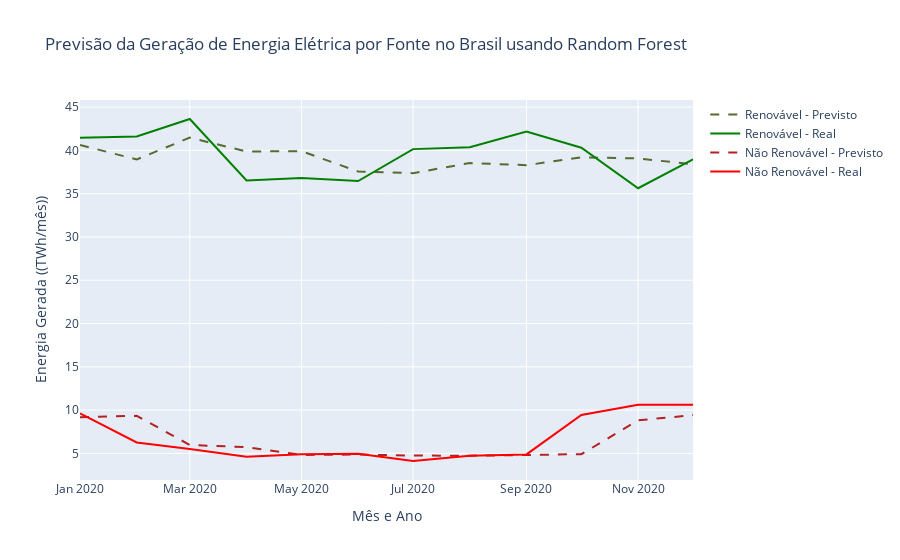

Here is the notebook cell this chart was saved with:
### Code cell
f.plot_results(df, y_val, y_pred_rf, 'Random Forest')

### Figure 1 — Plotly figure (JSON) as saved in the notebook; plotly's stock layout.template omitted (floating-point values rounded to 4 significant figures)
{"data": [{"line": {"color": "darkolivegreen", "dash": "dash", "width": 2}, "mode": "lines", "name": "Renovável - Previsto", "type": "scatter", "x": ["2020-01", "2020-02", "2020-03", "2020-04", "2020-05", "2020-06", "2020-07", "2020-08", "2020-09", "2020-10", "2020-11", "2020-12"], "y": [40.63, 38.96, 41.48, 39.87, 39.92, 37.56, 37.37, 38.54, 38.3, 39.19, 39.08, 38.39]}, {"line": {"color": "green", "width": 2}, "mode": "lines", "name": "Renovável - Real", "type": "scatter", "x": ["2020-01", "2020-02", "2020-03", "2020-04", "2020-05", "2020-06", "2020-07", "2020-08", "2020-09", "2020-10", "2020-11", "2020-12"], "y": [41.46, 41.6, 43.63, 36.53, 36.8, 36.46, 40.15, 40.37, 42.17, 40.31, 35.63, 38.96]}, {"line": {"color": "firebrick", "dash": "dash", "width": 2}, "mode": "lines", "name": "Não Renovável - Previsto", "type": "scatter", "x": ["2020-01", "2020-02", "2020-03", "2020-04", "2020-05", "2020-06", "2020-07", "2020-08", "2020-09", "2020-10", "2020-11", "2020-12"], "y": [9.178, 9.34, 5.97, 5.715, 4.823, 4.861, 4.747, 4.734, 4.813, 4.913, 8.816, 9.421]}, {"line": {"color": "red", "width": 2}, "mode": "lines", "name": "Não Renovável - Real", "type": "scatter", "x": ["2020-01", "2020-02", "2020-03", "2020-04", "2020-05", "2020-06", "2020-07", "2020-08", "2020-09", "2020-10", "2020-11", "2020-12"], "y": [9.61, 6.26, 5.5, 4.62, 4.89, 4.95, 4.12, 4.72, 4.88, 9.43, 10.61, 10.62]}], "layout": {"title": {"text": "Previsão da Geração de Energia Elétrica por Fonte no Brasil usando Random Forest"}, "xaxis": {"title": {"text": "Mês e Ano"}}, "yaxis": {"title": {"text": "Energia Gerada ((TWh/mês))"}}}}
